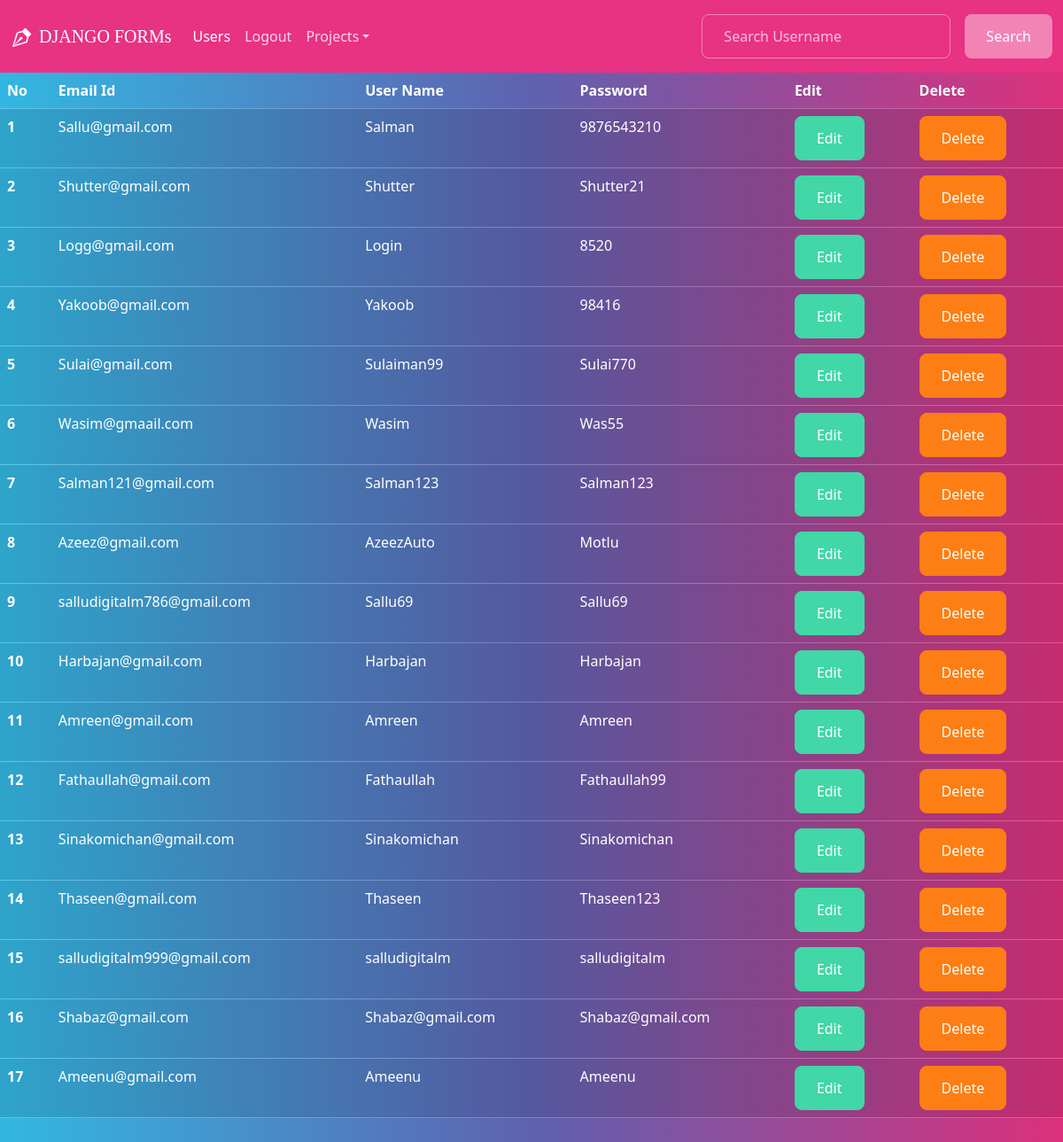
The app's page / (signed in), older data.
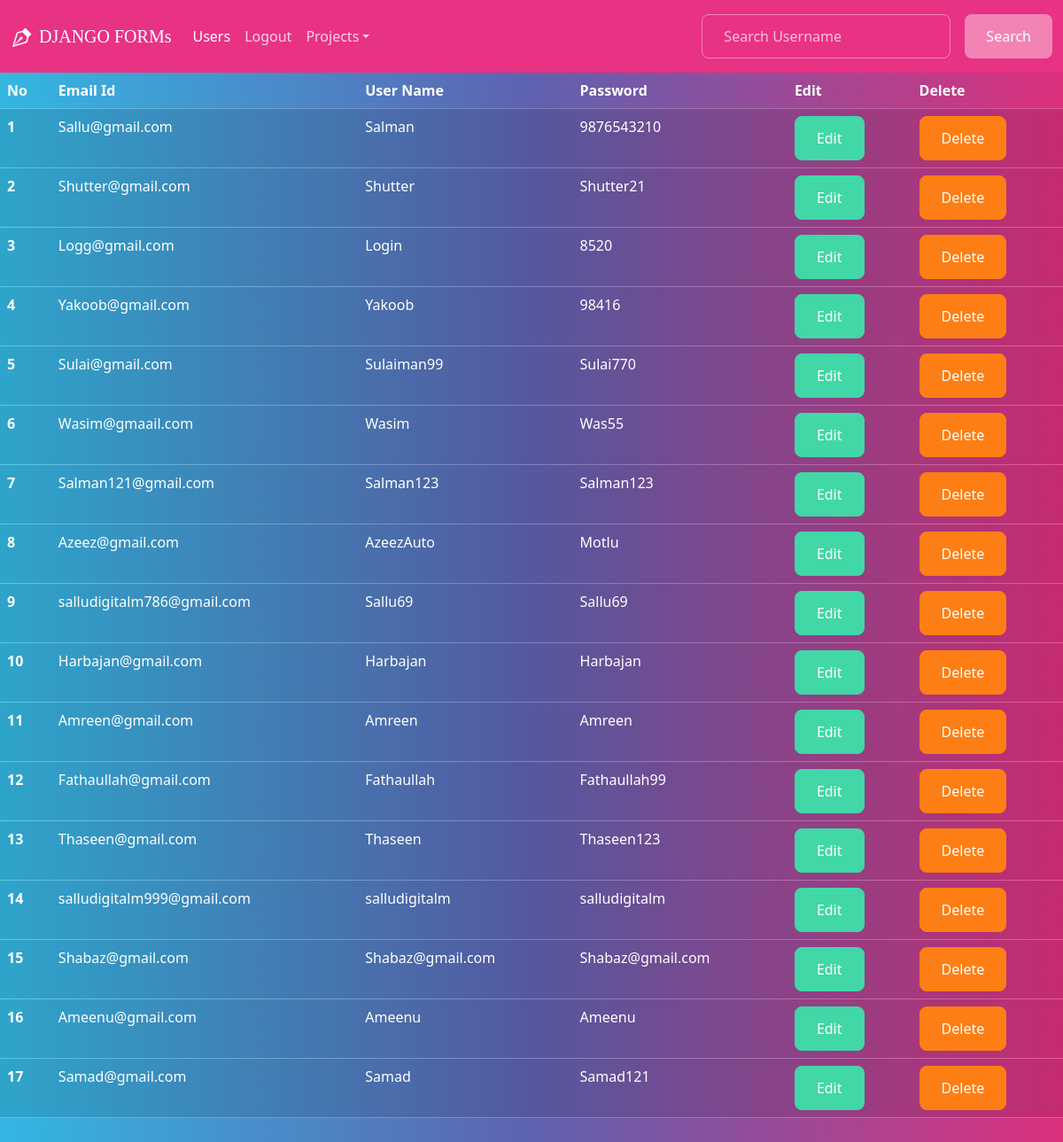
The same page, newer data.
### gpt1/models.py (models this page shows)
class User(models.Model):
    email = models.EmailField(max_length=255)
    username = models.CharField(max_length=255, unique=True)
    password = models.CharField(max_length=255)
    user_id = models.IntegerField(unique=True, null=True)
    def save(self, *args, **kwargs):
        if not self.pk:
            max_id = User.objects.all().aggregate(models.Max('user_id'))['user_id__max'] or 0
            self.user_id = max_id + 1
        super().save(*args, **kwargs)
    class Meta:
        ordering = ['user_id']

### gpt1/views.py (the view)
# urls.py: path('', views.show_users, name='users'),
def show_users(request):
    update_user_ids()
    users = User.objects.order_by('id')
    if 'username' in request.session:
        return render(request, "users.html", {"users": users})
    else:
        messages.error(request, "You are not Logged In")
        return redirect('index')

### gpt1/views.py (called while the page is built)
def update_user_ids():
    users = User.objects.order_by('id')
    for i, user in enumerate(users, start=1):
        user.user_id = i
        user.save()

### templates/users.html (shortened to what this page needs)
{% extends 'base.html' %}
{% load static %}
{% block content %}
<table class="table table-hover">
    <thead>
      <tr>
        <th scope="col">No</th>
        <th scope="col">Email Id</th>
        <th scope="col">User Name</th>
        <th scope="col">Password</th>
        <th scope="col">Edit</th>
        <th scope="col">Delete</th>
      </tr>
    </thead>
    <tbody>
      {% if users %}
      {% for user in users %}
      <tr class="table-active">
        <form action="{% url 'edit_user' user.id %}" method="POST">
        <th scope="row">{{user.user_id}}</th>
        <td>{{user.email}}</td>
        <td>{{user.username}}</td>
        <td>{{user.password}}</td>
        <td><button type="submit" class="btn btn-success">Edit</button></td>
    </form>
    <form action="{% url 'delete_user' user.id %}" method="POST">
        <td><button type="submit" class="btn btn-danger">Delete</button></td>
    </form>
      </tr>
      {% endfor %}
      {% endif %}
    </tbody>
  </table>
{% endblock content %}

### templates/base.html (shortened to what this page needs)
{% load static %}
<!DOCTYPE html>
<html lang="en">
  <head>
    <link href="https://cdn.jsdelivr.net/npm/bootstrap@5.3.0-alpha1/dist/css/bootstrap.min.css" rel="stylesheet">
    <link rel="stylesheet" href="{% static 'css/bootstrap.min.css' %}">
    <link rel="stylesheet" href="{% static 'css/styles.css' %}">
    <link rel="stylesheet" href="https://cdn.jsdelivr.net/npm/bootstrap-icons@1.10.3/font/bootstrap-icons.css">
  </head>
  <body>
    <div class="bs-component">
        <nav class="navbar navbar-expand-lg navbar-dark bg-primary">
          <div class="container-fluid">
            <i class="bi bi-vector-pen icon-lg"></i>
            <a class="navbar-brand" href="/">  DJANGO FORMs</a>
            <div class="collapse navbar-collapse" id="navbarColor01">
              <ul class="navbar-nav me-auto">
                {% if request.session.username %}
                <li class="nav-item">
                  <a class="nav-link active" href="/users">Users
                  </a>
                </li>
                {% endif %}
                <li class="nav-item">
                  {% if request.session.username %}
                  <a class="nav-link" href="/index">Logout</a>
                  {% else %}
                  <a class="nav-link" href="/index">Login</a>
                  {% endif %}
                </li>
                <li class="nav-item dropdown">
                  <a class="nav-link dropdown-toggle" data-bs-toggle="dropdown" href="#" role="button" aria-haspopup="true" aria-expanded="false">Projects</a>
                </li>
              </ul>
              <form class="d-flex" method="POST" action="{% url 'search_username' %}">
                <input class="form-control me-sm-2" type="search" name="in_username" placeholder="Search Username">
                <button class="btn btn-secondary my-2 my-sm-0" type="submit">Search</button>
              </form>
            </div>
          </div>
        </nav>
      </div>
      {% block content %}{% endblock content %}
</body>
</html>

### static/css/styles.css (style rules this page uses)
.navbar-brand { font-family: bradley hand, cursive; }
.bi { font-size: 1.5rem; width: 2rem; height: 2rem; }

Row changes from the older to the newer data that the page shows:
removed User: user_id "13", email "Sinakomichan@gmail.com", username "Sinakomichan", password "Sinakomichan"
changed User "Thaseen@gmail.com": user_id "14" → "13"
changed User "salludigitalm999@gmail.com": user_id "15" → "14"
changed User "Shabaz@gmail.com": user_id "16" → "15"
changed User "Ameenu@gmail.com": user_id "17" → "16"
added User: user_id "17", email "Samad@gmail.com", username "Samad", password "Samad121"
